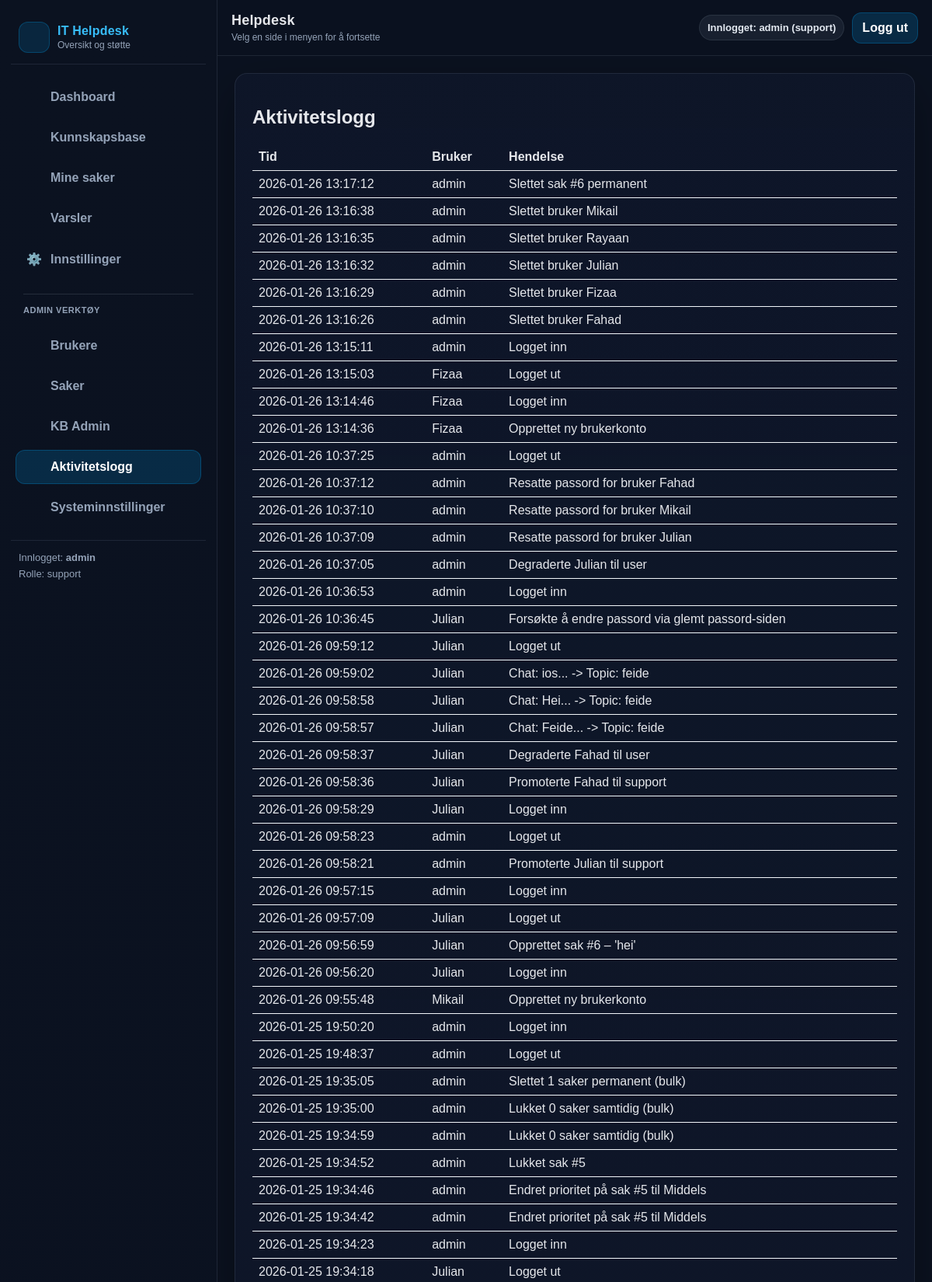
/admin/activity (signed in, upper part), run on the app's committed database.
### tables this page shows
CREATE TABLE activity (
            id INTEGER PRIMARY KEY AUTOINCREMENT,
            user TEXT NOT NULL,
            details TEXT NOT NULL,
            created_at TEXT NOT NULL DEFAULT (datetime('now'))
        );

### routes.py (the view)
@bp.route("/admin/activity")
def activity_log():
    user = current_user()
    if not user:
        return redirect(url_for("main.login"))
    if current_role() != "support":
        abort(403)
    try:
        entries = get_activity(200)
    except Exception as e:
        logger.error(f"Activity log error: {e}")
        entries = []
    return render_template("logs.html", log_entries=entries)

### __init__.py (called while the page is built)
def create_app():
    app = Flask(__name__)
    app.config.from_object(Config)
    init_mail(app)
    @app.after_request
    def set_security_headers(response):
        response.headers['X-Content-Type-Options'] = 'nosniff'
        response.headers['X-Frame-Options'] = 'DENY'
        response.headers['X-XSS-Protection'] = '1; mode=block'
        return response
    from .routes import bp
    app.register_blueprint(bp)
    return app

### db.py (called while the page is built)
def count_notifications(user: str) -> int:
    conn = _conn()
    cur = conn.cursor()
    cur.execute("SELECT COUNT(*) AS c FROM notifications WHERE user = ? AND read = 0", (user,))
    row = cur.fetchone()
    conn.close()
    return int(row["c"]) if row else 0

def get_activity(limit: int = 100) -> List[Dict[str, Any]]:
    conn = _conn()
    cur = conn.cursor()
    cur.execute("SELECT * FROM activity ORDER BY id DESC LIMIT ?", (limit,))
    rows = cur.fetchall()
    conn.close()
    return [dict(r) for r in rows]

def _conn() -> sqlite3.Connection:
    DB_PATH.parent.mkdir(parents=True, exist_ok=True)
    conn = sqlite3.connect(DB_PATH)
    conn.row_factory = sqlite3.Row
    return conn

### routes.py (called while the page is built)
def current_user():
    return session.get("user")

def current_role():
    return session.get("role")

@bp.before_app_request
def ensure_db():
    try:
        init_db()
    except Exception as e:
        logger.error(f"Database initialization failed: {e}")

@bp.context_processor
def inject_notification_count():
    if current_user():
        try:
            return {"notif_count": count_notifications(current_user())}
        except Exception:
            return {"notif_count": 0}
    return {"notif_count": 0}

### templates/logs.html
{% extends "base.html" %}
{% block content %}
<div class="card">
  <h2>Aktivitetslogg</h2>
  {% if log_entries and log_entries|length > 0 %}
    <table style="width:100%; border-collapse: collapse;">
      <thead>
        <tr>
          <th style="text-align:left; border-bottom:1px solid #e5e7eb; padding:8px;">Tid</th>
          <th style="text-align:left; border-bottom:1px solid #e5e7eb; padding:8px;">Bruker</th>
          <th style="text-align:left; border-bottom:1px solid #e5e7eb; padding:8px;">Hendelse</th>
        </tr>
      </thead>
      <tbody>
        {% for e in log_entries %}
        <tr>
          <td style="padding:8px; border-bottom:1px solid #f1f5f9;">{{ e.created_at }}</td>
          <td style="padding:8px; border-bottom:1px solid #f1f5f9;">{{ e.user }}</td>
          <td style="padding:8px; border-bottom:1px solid #f1f5f9;">{{ e.details }}</td>
        </tr>
        {% endfor %}
      </tbody>
    </table>
  {% else %}
    <p class="muted">Ingen loggoppføringer.</p>
  {% endif %}
</div>
{% endblock %}

### static/css/app.css (style rules this page uses)
:root { --bg:#0b1220; --panel:#0f172a; --panel2:#111c33; --border:rgba(148,163,184,.14); --muted:#94a3b8; --text:#e5e7eb; --primary:#0284c7; --primaryHover:#0ea5e9; --sidebarW: 280px; --topbarH: 72px; --radius: 16px; }
* { box-sizing:border-box; }
html, body { height:100%; }
body { margin:0; font-family: Arial, sans-serif; background:var(--bg); color:var(--text); }

### data on the page
activity: created_at "2026-01-26 13:17:12", user "admin", details "Slettet sak #6 permanent"
activity: created_at "2026-01-26 13:16:38", user "admin", details "Slettet bruker Mikail"
activity: created_at "2026-01-26 13:16:35", user "admin", details "Slettet bruker Rayaan"
activity: created_at "2026-01-26 13:16:32", user "admin", details "Slettet bruker Julian"
activity: created_at "2026-01-26 13:16:29", user "admin", details "Slettet bruker Fizaa"
activity: created_at "2026-01-26 13:16:26", user "admin", details "Slettet bruker Fahad"
activity: created_at "2026-01-26 13:15:11", user "admin", details "Logget inn"
activity: created_at "2026-01-26 13:15:03", user "Fizaa", details "Logget ut"
activity: created_at "2026-01-26 13:14:46", user "Fizaa", details "Logget inn"
activity: created_at "2026-01-26 13:14:36", user "Fizaa", details "Opprettet ny brukerkonto"
activity: created_at "2026-01-26 10:37:25", user "admin", details "Logget ut"
activity: created_at "2026-01-26 10:37:12", user "admin", details "Resatte passord for bruker Fahad"
activity: created_at "2026-01-26 10:37:10", user "admin", details "Resatte passord for bruker Mikail"
activity: created_at "2026-01-26 10:37:09", user "admin", details "Resatte passord for bruker Julian"
activity: created_at "2026-01-26 10:37:05", user "admin", details "Degraderte Julian til user"
activity: created_at "2026-01-26 10:36:53", user "admin", details "Logget inn"
activity: created_at "2026-01-26 10:36:45", user "Julian", details "Forsøkte å endre passord via glemt passord-siden"
activity: created_at "2026-01-26 09:59:12", user "Julian", details "Logget ut"
activity: created_at "2026-01-26 09:59:02", user "Julian", details "Chat: ios... -> Topic: feide"
activity: created_at "2026-01-26 09:58:58", user "Julian", details "Chat: Hei... -> Topic: feide"
activity: created_at "2026-01-26 09:58:57", user "Julian", details "Chat: Feide... -> Topic: feide"
activity: created_at "2026-01-26 09:58:37", user "Julian", details "Degraderte Fahad til user"
activity: created_at "2026-01-26 09:58:36", user "Julian", details "Promoterte Fahad til support"
activity: created_at "2026-01-26 09:58:29", user "Julian", details "Logget inn"
activity: created_at "2026-01-26 09:58:23", user "admin", details "Logget ut"
activity: created_at "2026-01-26 09:58:21", user "admin", details "Promoterte Julian til support"
activity: created_at "2026-01-26 09:57:15", user "admin", details "Logget inn"
activity: created_at "2026-01-26 09:57:09", user "Julian", details "Logget ut"
activity: created_at "2026-01-26 09:56:59", user "Julian", details "Opprettet sak #6 – 'hei'"
activity: created_at "2026-01-26 09:56:20", user "Julian", details "Logget inn"
activity: created_at "2026-01-26 09:55:48", user "Mikail", details "Opprettet ny brukerkonto"
activity: created_at "2026-01-25 19:50:20", user "admin", details "Logget inn"
activity: created_at "2026-01-25 19:48:37", user "admin", details "Logget ut"
activity: created_at "2026-01-25 19:35:05", user "admin", details "Slettet 1 saker permanent (bulk)"
activity: created_at "2026-01-25 19:35:00", user "admin", details "Lukket 0 saker samtidig (bulk)"
activity: created_at "2026-01-25 19:34:59", user "admin", details "Lukket 0 saker samtidig (bulk)"
activity: created_at "2026-01-25 19:34:52", user "admin", details "Lukket sak #5"
activity: created_at "2026-01-25 19:34:46", user "admin", details "Endret prioritet på sak #5 til Middels"
activity: created_at "2026-01-25 19:34:42", user "admin", details "Endret prioritet på sak #5 til Middels"
activity: created_at "2026-01-25 19:34:23", user "admin", details "Logget inn"
activity: created_at "2026-01-25 19:34:18", user "Julian", details "Logget ut"

### other printed values
{{ session.get("user") }} "admin"
{{ session.get("role") }} "support"
